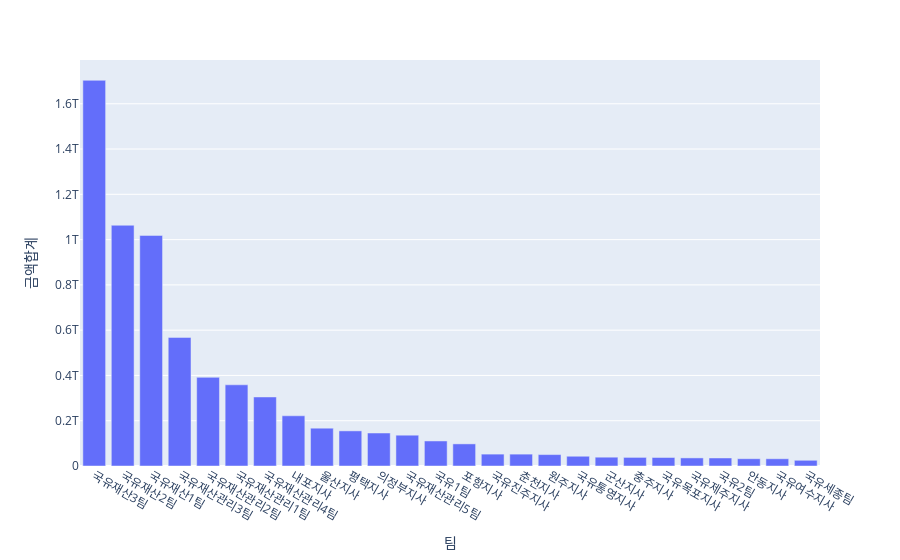

The notebook cell this image was saved under:
### Code cell
grouped = maegak_land_data.groupby('팀')
grouped_sum = grouped['대장금액(원)'].agg(['sum']).sort_values(['sum'],ascending=False) #만들어진 것에서 groupby로 팀별로 묶고
#대장금액 sum을 하고 가장 정렬을함
print(grouped_sum.iloc[0][0],grouped_sum.iloc[-1][0])
print(grouped_sum.iloc[0],grouped_sum.iloc[-1])
grouped_sum = grouped_sum.rename(columns={'sum':'금액합계'})
import plotly.express as px
print(grouped_sum.index)

fig = px.bar(grouped_sum,grouped_sum.index,y=grouped_sum['금액합계'])
fig.show()

### Figure 1 — Plotly figure (JSON) as saved in the notebook; plotly's stock layout.template omitted (floating-point values rounded to 4 significant figures)
{"data": [{"alignmentgroup": "True", "hovertemplate": "팀=%{x}<br>금액합계=%{y}<extra></extra>", "legendgroup": "", "marker": {"color": "#636efa", "pattern": {"shape": ""}}, "name": "", "offsetgroup": "", "orientation": "v", "showlegend": false, "textposition": "auto", "type": "bar", "x": ["국유재산3팀", "국유재산2팀", "국유재산1팀", "국유재산관리3팀", "국유재산관리2팀", "국유재산관리1팀", "국유재산관리4팀", "내포지사", "울산지사", "평택지사", "의정부지사", "국유재산관리5팀", "국유1팀", "포항지사", "국유진주지사", "춘천지사", "원주지사", "국유통영지사", "군산지사", "충주지사", "국유목포지사", "국유제주지사", "국유2팀", "안동지사", "국유여수지사", "국유세종팀"], "xaxis": "x", "y": [1703642957752, 1063331161350, 1018462488362, 568039437422, 391634282503, 358657693864, 304939665817, 221789646911, 166973387947, 155075704973, 145711688956, 136042336841, 110616109020, 97638869895, 52525053895, 52437687363, 50430515124, 43118092363, 38920948189, 37973085362, 37577476029, 35750394164, 35477646175, 32096625821, 31956863333, 25217099875], "yaxis": "y"}], "layout": {"barmode": "relative", "legend": {"tracegroupgap": 0}, "margin": {"t": 60}, "xaxis": {"anchor": "y", "domain": [0, 1], "title": {"text": "팀"}}, "yaxis": {"anchor": "x", "domain": [0, 1], "title": {"text": "금액합계"}}}}
